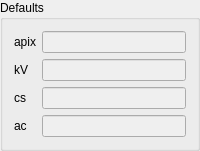
         <widget class="QGroupBox" name="groupBox_Gctf_2">
          <property name="title">
           <string>Defaults</string>
          </property>
          <layout class="QFormLayout" name="formLayout_7">
           <item row="0" column="0">
            <widget class="QLabel" name="label_31">
             <property name="text">
              <string>apix</string>
             </property>
            </widget>
           </item>
           <item row="0" column="1">
            <widget class="QLineEdit" name="gctf_apix">
             <property name="enabled">
              <bool>false</bool>
             </property>
             <property name="toolTip">
              <string>Pixel size</string>
             </property>
            </widget>
           </item>
           <item row="1" column="0">
            <widget class="QLabel" name="label_32">
             <property name="text">
              <string>kV</string>
             </property>
            </widget>
           </item>
           <item row="1" column="1">
            <widget class="QLineEdit" name="gctf_kV">
             <property name="enabled">
              <bool>false</bool>
             </property>
             <property name="toolTip">
              <string>High tension in Kilovolt</string>
             </property>
            </widget>
           </item>
           <item row="2" column="0">
            <widget class="QLabel" name="label_33">
             <property name="text">
              <string>cs</string>
             </property>
            </widget>
           </item>
           <item row="2" column="1">
            <widget class="QLineEdit" name="gctf_cs">
             <property name="enabled">
              <bool>false</bool>
             </property>
             <property name="toolTip">
              <string>Spherical aberration, in  millimeter</string>
             </property>
            </widget>
           </item>
           <item row="3" column="0">
            <widget class="QLabel" name="label_40">
             <property name="text">
              <string>ac</string>
             </property>
            </widget>
           </item>
           <item row="3" column="1">
            <widget class="QLineEdit" name="gctf_ac">
             <property name="enabled">
              <bool>false</bool>
             </property>
             <property name="toolTip">
              <string>Amplitude contrast; normal range 0.04~0.1; pure ice 0.04, carbon 0.1; but doesn't matter too much if using wrong value</string>
             </property>
            </widget>
           </item>
          </layout>
         </widget>
